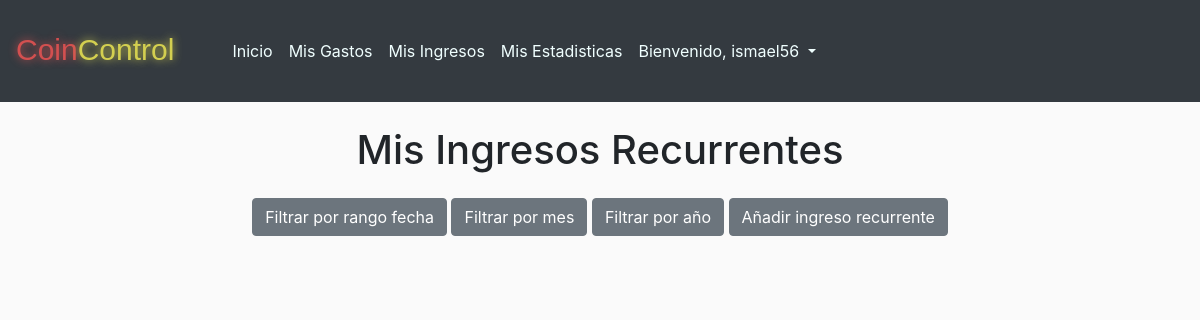
/mis_ingresos/recurrente (signed in), run on an earlier commit of the app's database.
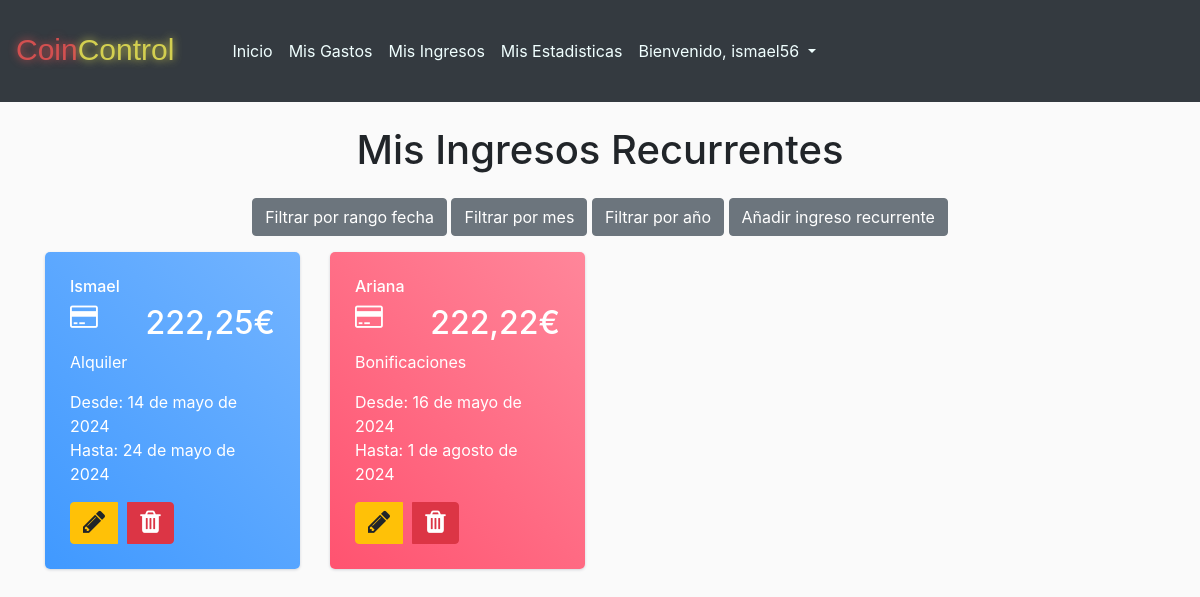
And on a later commit of the database.
### CoinControllapp/models.py (models this page shows)
class Ingreso(models.Model):
    usuario = models.ForeignKey(User, on_delete=models.CASCADE)
    nombre = models.CharField(max_length=100, default='No especificado')
    fecha = models.DateField()
    fechaFin = models.DateField(blank=True, null=True)
    cantidad = models.DecimalField(max_digits=10, decimal_places=2)
    categoria = models.CharField(max_length=100)
    def __str__(self):
        return self.nombre

### CoinControllapp/views_ingresos.py (the view)
# urls.py: path('mis_ingresos/recurrente',views_ingresos.ingresosRecurrente_view,name='ingreso_recurrente'),
@login_required
def ingresosRecurrente_view(request):
    ingresos = Ingreso.objects.filter(usuario=request.user,fechaFin__isnull= False)
    print('ingresos view ')
    print(ingresos)
    return render(request, 'mis_ingresos_recurrentes.html', {'ingresos': ingresos})

### CoinControllapp/templates/mis_ingresos_recurrentes.html (shortened to what this page needs)
{% extends 'base.html' %} {% block content %}
<div class="container">
    <h1 class="mt-4 mb-4 text-center">Mis Ingresos Recurrentes</h1>
    <div class="text-center mb-3">
        <button id="toggleFormBtn" class="btn btn-secondary ">Filtrar por rango fecha</button>
        <button id="toggleFormBtn2" class="btn btn-secondary ">Filtrar por mes</button>
        <button id="toggleFormBtn3" class="btn btn-secondary ">Filtrar por año</button>
        <a href="{% url 'new_ingreso_recurrente' %}" class="btn btn-secondary ">Añadir ingreso recurrente</a>
    </div>
    <div class="row">
        {% for ingreso in ingresos %}
        {% if forloop.counter0|divisibleby:4 %}
        <div class="col-md-4 col-xl-3">
            <div class="card bg-c-blue order-card">
                <div class="card-block">
                    <h6 class="m-b-20">{{ ingreso.nombre }}</h6>
                    <h2 class="text-right"><i class="fa fa-credit-card f-left"></i><span>{{ ingreso.cantidad }}€</span>
                    </h2>
                    <p class="m-b-0">{{ ingreso.categoria }}</p>
                    <p class="m-b-0">Desde: {{ ingreso.fecha }}  <br>Hasta: {{ingreso.fechaFin}}</span></p>
                    <div class="btn-group" role="group" aria-label="Botones de acción">
                        <a href="{% url 'editar_ingreso_recurrente_view' ingreso.id %}" class="btn btn-warning" role="button" title="Editar"><i class="fa fa-pencil"></i></a>
                        <div class="btn-group-divider" style="width: 10px;"></div>
                        <a href="{% url 'borrar_ingreso_recurrente' ingreso.id %}" class="btn btn-danger" role="button" title="Borrar"><i class="fa fa-trash"></i></a>
                    </div>
                </div>
            </div>
        </div>
        {% else %}
        <div class="col-md-4 col-xl-3">
            <div class="card bg-c-pink order-card">
                <div class="card-block">
                    <h6 class="m-b-20">{{ ingreso.nombre }}</h6>
                    <h2 class="text-right"><i class="fa fa-credit-card f-left"></i><span>{{ ingreso.cantidad }}€</span>
                    </h2>
                    <p class="m-b-0">{{ ingreso.categoria }}</p>
                    <p class="m-b-0">Desde: {{ ingreso.fecha }} <br>Hasta: {{ingreso.fechaFin}}</span></p>
                     <div class="btn-group" role="group" aria-label="Botones de acción">
                        <a href="{% url 'editar_ingreso_recurrente_view' ingreso.id %}" class="btn btn-warning" role="button" title="Editar"><i class="fa fa-pencil"></i></a>
                        <div class="btn-group-divider" style="width: 10px;"></div>
                        <a href="{% url 'borrar_ingreso_recurrente' ingreso.id %}" class="btn btn-danger" role="button" title="Borrar"><i class="fa fa-trash"></i></a>
                    </div>
                </div>
            </div>
        </div>
        {% endif %}
        {% endfor %}
    </div>
</div>
{% endblock %}

What changed in the data, as far as the page shows it:
added Ingreso: nombre "Ismael", cantidad "222,25", categoria "Alquiler", fecha "14 de mayo de 2024", fechaFin "24 de mayo de 2024"
added Ingreso: nombre "Ariana", cantidad "222,22", categoria "Bonificaciones", fecha "16 de mayo de 2024", fechaFin "1 de agosto de 2024"
